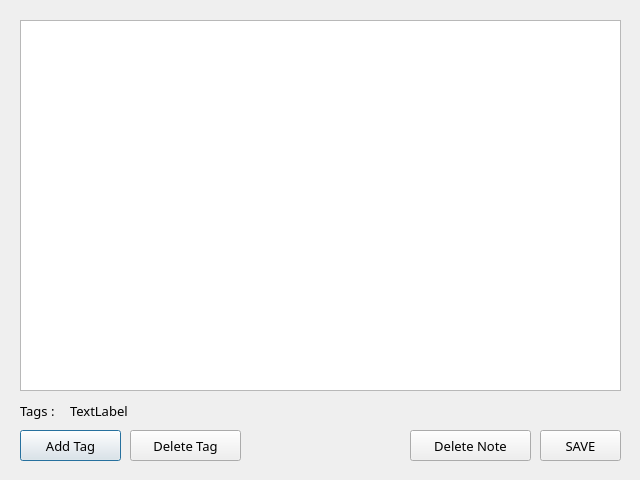
<?xml version="1.0" encoding="UTF-8"?>
<ui version="4.0">
 <class>noteDialog</class>
 <widget class="QDialog" name="noteDialog">
  <property name="geometry">
   <rect>
    <x>0</x>
    <y>0</y>
    <width>640</width>
    <height>480</height>
   </rect>
  </property>
  <property name="windowTitle">
   <string>Dialog</string>
  </property>
  <widget class="QTextEdit" name="noteText">
   <property name="geometry">
    <rect>
     <x>20</x>
     <y>20</y>
     <width>601</width>
     <height>371</height>
    </rect>
   </property>
   <property name="font">
    <font>
     <family>Century Gothic</family>
     <pointsize>10</pointsize>
    </font>
   </property>
  </widget>
  <widget class="QLabel" name="label_tags_list">
   <property name="geometry">
    <rect>
     <x>70</x>
     <y>400</y>
     <width>551</width>
     <height>21</height>
    </rect>
   </property>
   <property name="font">
    <font>
     <family>Century Gothic</family>
     <pointsize>10</pointsize>
    </font>
   </property>
   <property name="text">
    <string>TextLabel</string>
   </property>
  </widget>
  <widget class="QLabel" name="tags">
   <property name="geometry">
    <rect>
     <x>20</x>
     <y>400</y>
     <width>101</width>
     <height>21</height>
    </rect>
   </property>
   <property name="font">
    <font>
     <family>Century Gothic</family>
     <pointsize>10</pointsize>
    </font>
   </property>
   <property name="text">
    <string>Tags :</string>
   </property>
  </widget>
  <widget class="QPushButton" name="noteButton_addTag">
   <property name="geometry">
    <rect>
     <x>20</x>
     <y>430</y>
     <width>101</width>
     <height>31</height>
    </rect>
   </property>
   <property name="font">
    <font>
     <family>Century Gothic</family>
     <pointsize>10</pointsize>
    </font>
   </property>
   <property name="text">
    <string>Add Tag</string>
   </property>
   <property name="shortcut">
    <string>Ctrl+T</string>
   </property>
  </widget>
  <widget class="QPushButton" name="noteButton_deleteTag">
   <property name="geometry">
    <rect>
     <x>130</x>
     <y>430</y>
     <width>111</width>
     <height>31</height>
    </rect>
   </property>
   <property name="font">
    <font>
     <family>Century Gothic</family>
     <pointsize>10</pointsize>
    </font>
   </property>
   <property name="text">
    <string>Delete Tag</string>
   </property>
   <property name="shortcut">
    <string>Ctrl+Shift+T</string>
   </property>
  </widget>
  <widget class="QPushButton" name="noteButton_delete">
   <property name="geometry">
    <rect>
     <x>410</x>
     <y>430</y>
     <width>121</width>
     <height>31</height>
    </rect>
   </property>
   <property name="font">
    <font>
     <family>Century Gothic</family>
     <pointsize>10</pointsize>
    </font>
   </property>
   <property name="text">
    <string>Delete Note</string>
   </property>
   <property name="shortcut">
    <string>Ctrl+D</string>
   </property>
  </widget>
  <widget class="QPushButton" name="noteButton_save">
   <property name="geometry">
    <rect>
     <x>540</x>
     <y>430</y>
     <width>81</width>
     <height>31</height>
    </rect>
   </property>
   <property name="font">
    <font>
     <family>Century Gothic</family>
     <pointsize>10</pointsize>
    </font>
   </property>
   <property name="text">
    <string>SAVE</string>
   </property>
   <property name="shortcut">
    <string>Ctrl+S</string>
   </property>
  </widget>
 </widget>
 <resources/>
 <connections/>
</ui>
